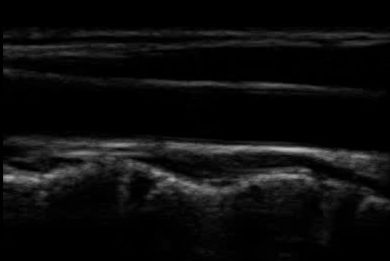
#> input picture input-image.jpg, 390 x 261 px
$ python threshold.py --image input-image.jpg
#> lines starting #> are read from the running program, lines starting #| are printed output that depends on the picture; after the words box and inside, x2 and y2 are one past the last pixel; in counts of white or black regions, pixels touching at a corner belong together
# import the necessary packages
# code : https://www.pyimagesearch.com/2014/09/08/thresholding-simple-image-segmentation-using-opencv/

import argparse
import cv2

# construct the argument parser and parse the arguments
ap = argparse.ArgumentParser()
ap.add_argument("-i", "--image", required = True,
	help = "Path to the image to be thresholded")
ap.add_argument("-t", "--threshold", type = int, default = 128,
	help = "Threshold value")
args = vars(ap.parse_args())

# load the image and convert it to grayscale
image = cv2.imread(args["image"])
#> image is the input picture: shape (261, 390, 3); min 0, max 188, mean 12.8
gray = cv2.cvtColor(image, cv2.COLOR_BGR2GRAY)

# initialize the list of threshold methods
methods = [
	("THRESH_BINARY", cv2.THRESH_BINARY),
	("THRESH_BINARY_INV", cv2.THRESH_BINARY_INV),
	("THRESH_TRUNC", cv2.THRESH_TRUNC),
	("THRESH_TOZERO", cv2.THRESH_TOZERO),
	("THRESH_TOZERO_INV", cv2.THRESH_TOZERO_INV)]

# loop over the threshold methods
for (threshName, threshMethod) in methods:
	# threshold the image and show it
	(T, thresh) = cv2.threshold(gray, args["threshold"], 255, threshMethod)
	cv2.imshow(threshName, thresh)
	cv2.imwrite("Output-" + threshName + ".jpg", thresh)
	cv2.waitKey(0)
#> this loop made 5 passes
#> pass 1, `(T, thresh) = cv2.threshold(gray, args["threshold"], 255, threshMethod)`:
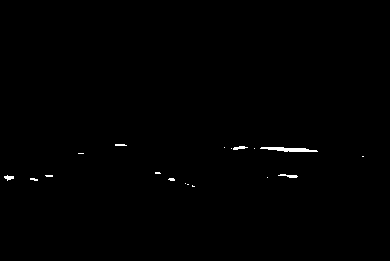
#> thresh: shape (261, 390); 0.39% white; 18 white regions (13 under 20 px), largest, box (x1, y1, x2, y2) and area: (260, 147, 318, 152) 183, (278, 174, 298, 178) 44, (233, 146, 248, 150) 37, (4, 175, 14, 181) 35, (115, 144, 127, 146) 22
